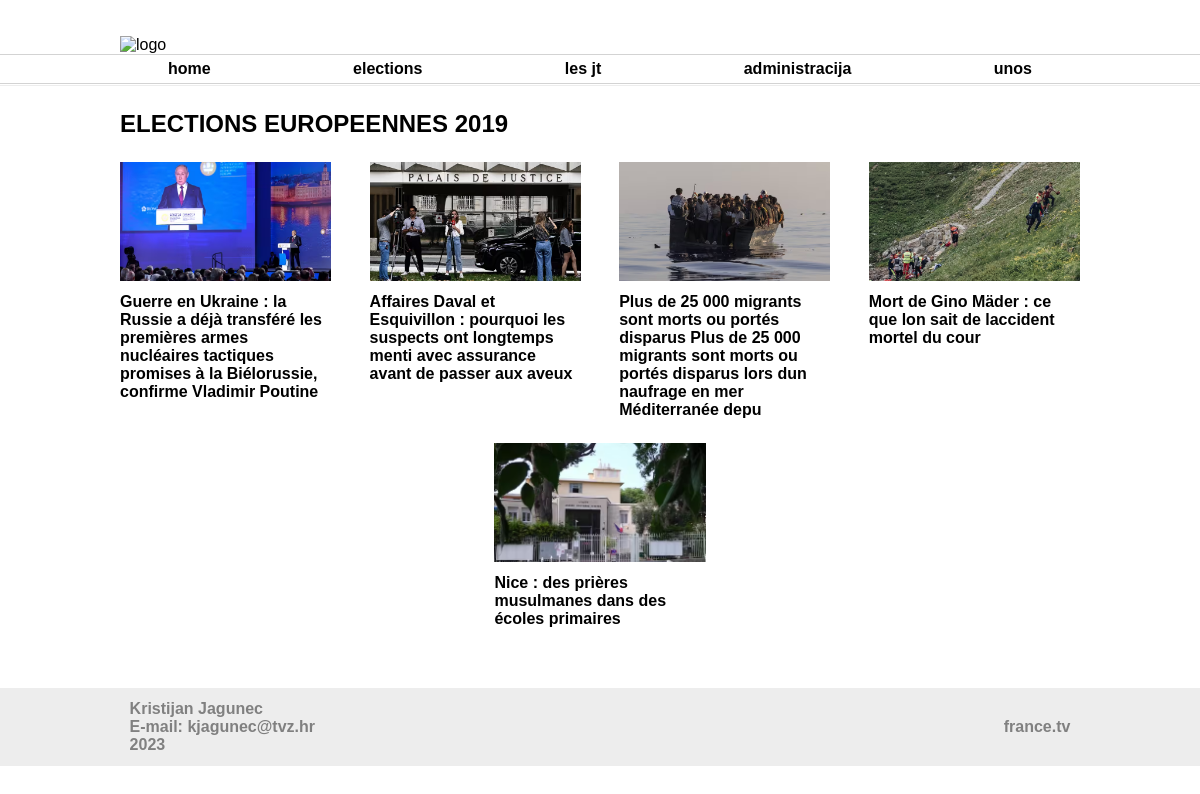
Page /php/kategorija.php?id=elections on the committed database.
### tables this page shows
CREATE TABLE `vijesti` (
  `id` int(11) NOT NULL,
  `datum` date NOT NULL,
  `naslov` varchar(150) NOT NULL,
  `sazetak` text NOT NULL,
  `tekst` text NOT NULL,
  `slika` varchar(64) NOT NULL,
  `kategorija` varchar(64) NOT NULL,
  `arhiva` tinyint(1) NOT NULL
);

### php/kategorija.php (the view, shortened to what this page needs)
<!DOCTYPE html>
<html>
    <head>
        <link rel="stylesheet" type="text/css" href="../style.css">
    </head>
    <body>
        <main>
            <header>
                <img class="logo" src="../images/Franceinfologo.png" alt="logo">
                <nav>
                    <ul class="margin">
                        <li>
                            <a href="../index.php">home</a>
                        </li>
                        <li>
                            <a href="kategorija.php?id=elections">elections</a>
                        </li>
                        <li>
                            <a href="kategorija.php?id=lesjt">les jt</a>
                        </li>
                        <li>
                            <a href="administracija.php">administracija</a>
                        </li>
                        <li>
                            <a href="unos.php">unos</a>
                        </li>
                    </ul>
                </nav>
            </header>
            <div class="news">
                <?php
                if (isset($_GET['id'])) {
                    if ($_GET['id'] == 'elections') {
                        echo '<h2 id="elections" class="margin">ELECTIONS EUROPEENNES 2019</h2>';
                    } else {
                        echo '<h2 id="lesjt" class="margin">LES JT</h2>';
                    }
                    echo '<section class="margin lesjt">';
                    include 'connect.php';
                    if ($dbc) {
                        $query = "SELECT * FROM vijesti WHERE arhiva=0 AND kategorija='" . $_GET['id'] . "'";
                        $result = mysqli_query($dbc, $query)
                            or die("Error querying database.");
                        if ($result) {
                            $article = 0;
                            while ($row = mysqli_fetch_array($result)) {
                                if ($article == 4) {
                                    echo '
                                    </section>
                                    <section class="margin lesjt drugiRed">';
                                    $article = 0;
                                }
                                if ($article == 3) {
                                    echo "
                                    <article class='zadnji'>";
                                } else {
                                    echo "
                                    <article>";
                                }
                                echo "
                                    <figure>
                                        <img src='" . UPLPATH . $row['slika'] . "' alt='" . $row['slika'] . "'>
                                        <figcaption>
                                            <a href='clanak.php?id=" . $row['id'] . "'>" . $row['naslov'] . "</a>
                                        </figcaption>
                                    </figure>
                                </article>";
                                $article++;
                            }
                            echo "
                            </section>";
                        }
                    }
                } else {
                    echo "<p>Nedostaje id kategorije</p>";
                }
                ?>
            </div>
            <footer>
                <aside class="lijevi">
                    <p>Kristijan Jagunec</p>
                    <p>E-mail: kjagunec@tvz.hr</p>
                    <p>2023</p>
                </aside>
                <aside class="desni">
                    <p>france.tv</p>
                </aside>
            </footer>
        </main>
    </body>
</html>

### style.css (style rules this page uses)
* { margin: 0; padding: 0; }
main { margin: auto; position: relative; background-color: white; font-family: 'Josefin Sans', sans-serif; display: flex; flex-direction: column; justify-content: space-between; }
header { padding-top: 3%; }
.logo { max-width: 200px; margin-left: 10%; }
nav { border-top: solid 1px lightgray; border-bottom: solid 1px lightgray; }
.margin { margin-left: 10%; margin-right: 10%; }
ul { list-style-type: none; display: flex; flex-direction: row; justify-content: space-between; }
li { display: flex; padding: 0.5% 5%; font-weight: bold; }
section { display: flex; flex-direction: row; justify-content: space-between; }
h2, section, h3, .clanak img, .clanak p { margin-top: 2%; }
article { width: 19%; display: flex; flex-direction: column; }
.lesjt article { width: 22%; }
.zadnji { margin-right: 0; }
section img { width: 100%; }
section figure, section figcaption { width: 100%; }
article figcaption { margin-top: 4%; font-weight: bold; }
.news { margin-top: 0.1%; margin-bottom: 5%; width: 100%; border-top: solid 1px #ededed; }
footer { background-color: #ededed; color: gray; display: flex; justify-content: space-between; padding: 1%; font-weight: bold; }
aside { display: flex; flex-direction: column; }
.lijevi { margin-left: 10%; }
.desni { margin-right: 10%; justify-content: center; }
a { text-decoration: none; color: black; }
.drugiRed { justify-content: space-around; }

### rows in the picture
vijesti: slika (picture), naslov "Guerre en Ukraine : la Russie a déjà transféré les premières armes nucléaires tactiques promises à la Biélorussie, confirme Vladimir Poutine"
vijesti: slika (picture), naslov "Affaires Daval et Esquivillon : pourquoi les suspects ont longtemps menti avec assurance avant de passer aux aveux"
vijesti: slika (picture), naslov "Plus de 25 000 migrants sont morts ou portés disparus Plus de 25 000 migrants sont morts ou portés disparus lors dun naufrage en mer Méditerranée depu"
vijesti: slika (picture), naslov "Mort de Gino Mäder : ce que lon sait de laccident mortel du cour"
vijesti: slika (picture), naslov "Nice : des prières musulmanes dans des écoles primaires"
